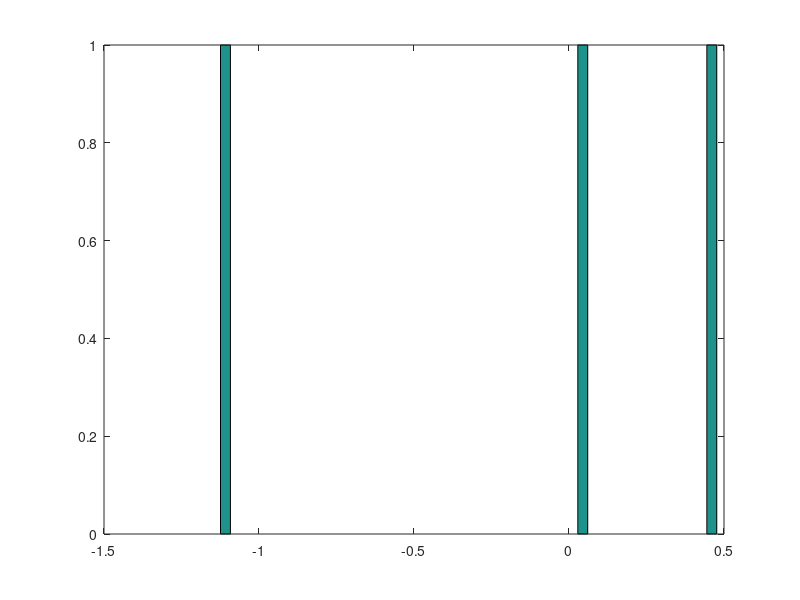

Here is the MATLAB script that generated this plot: (Note: this script raises an error after producing the figure.)
a = pi; % Constant PI
disp(sprintf('2 decimals: %0.2f', a));

% Not equal to
5 ~= 3;

% Logical AND
1 && 1;

% Matrix
A  = [1 2; 2 3; 4 5];
B = [9 8;
    7 6;
    5 4];

% Column Vector
C =[1; 2; 3];

% Row vector from 1 to 2 in steps of 0.1
R = [1:0.1:2];

C = ones(2,3);
D = 2* ones(2,3);
E = zeros(2,2);
F = rand(3,3);
W = randn(1,3);

Y = -6 + sqrt(10) * (randn(1,10000));
hist(W);    % Histogram
hist(W,50);

eye(4); % 4 by 4 Identity Matrix

help eye % Documentation about the eye command

size(C);  % Dimension of the matrix
size(C,1); % Row
size(C,2); % Column

V = [1 2 3 4];
length(V); % Length of the longest Dimension (In this case, it returns 4)

load ('ex1data1.txt');
load ('ex1data2.txt');

who;    % Variables in the current scope
whos;   % Details about the variables

clear C;    % Clear the variable

Label = ex1data2(1:10) % First 10 values are stored as column vector in label

save sample.mat Label;  % Label variable is stored in the new file sample.mat
save sample.txt Label;   % Saves the variable in the human readable format, whereas 
                        % in the later command, the variable is stored in
                        % the binary format. 

% clear         % Clears all the variable in the current scope

B
B(3,2);     % Element in the third row, second column
B(2,:);     % All the elements in the second row
B(:,2);     % All the elements in the second column
B([1 3],:)  % All the elements in the First and Third row
B(:,2) = [10; 11; 12] 
B
B = [B, [1;2;3]];   % Append another column vector to the right
B
B(:)    % Put all elements of B into a column vectors

A = [0 1; 1 2; 2 3];
C = [A B]   % Concatenating the matrix A and B into C
C
C = [A;B]  % Now, its a 6 by 2 matrix